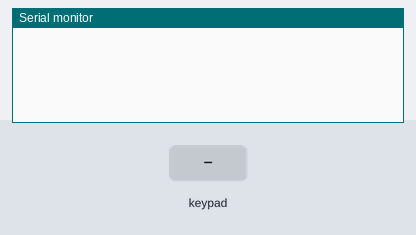
Bench run of a sketch on a simulated Arduino Mega 2560, built with avr-gcc and run on an emulated ATmega2560. Shown: the last lines printed to the serial monitor. Inputs (shaded band) come from the test bench.

Above: at 1.2 s.
1.3 s: key 'D' pressed
At 2.1 s:
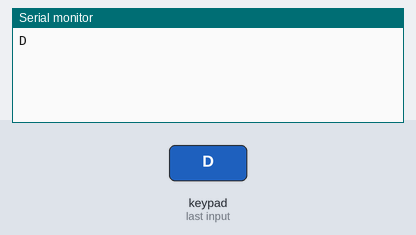
2.8 s: keypad keys 3 1 3 3 3 5 3 7 pressed 0.4 s apart
At 6.7 s:
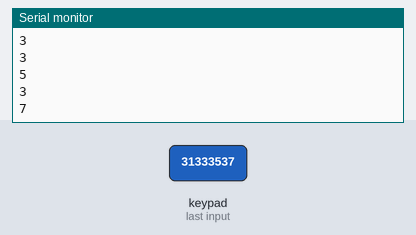
7.5 s: key 'C' pressed
At 8.1 s:
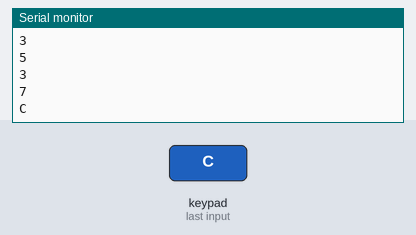
9.0 s: keypad keys 3 1 3 3 3 5 3 7 # pressed 0.4 s apart
At 12.8 s:
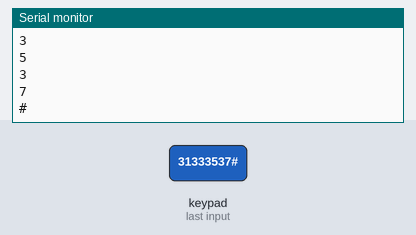
14.1 s: key 'B' pressed
At 15.3 s:
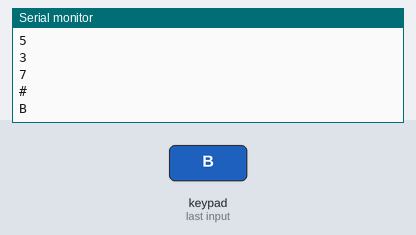
15.6 s: keypad keys 3 1 3 3 3 5 3 7 * pressed 0.4 s apart
At 20.1 s:
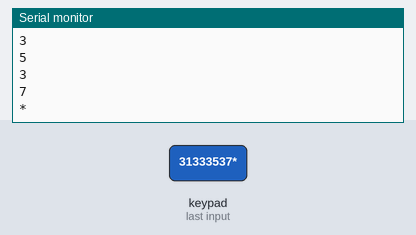
Timing chart, 0 to 21.6 s (numbered marks = the images above; inputs shaded):
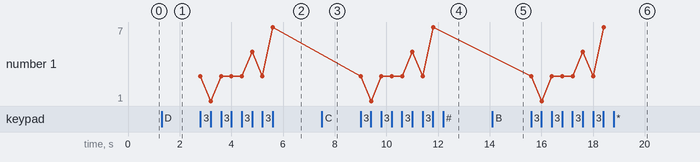

The sketch:

Arduino_HelloKeypad4x4.ino
```cpp
/* @file HelloKeypad.pde
|| @version 1.0
|| @author Alexander Brevig
|| @contact alexanderbrevig@gmail.com
||
|| @description
|| | Demonstrates the simplest use of the matrix Keypad library.
|| #
*/
#include <Keypad.h>

const byte ROWS = 4; //four rows
const byte COLS = 4; //three columns
char keys[ROWS][COLS] = {
  {'D','C','B','A'},
  {'#','9','6','3'},
  {'0','8','5','2'},
  {'*','7','4','1'}
};
byte rowPins[ROWS] = {31, 33, 35, 37}; //connect to the row pinouts of the keypad
byte colPins[COLS] = {39, 41, 43,45}; //connect to the column pinouts of the keypad

Keypad keypad = Keypad( makeKeymap(keys), rowPins, colPins, ROWS, COLS );

void setup(){
  Serial.begin(9600);
}

void loop(){
  char key = keypad.getKey();

  if (key){
    Serial.println(key);
  }
}
```

Measured:
- after the input at 1.3 s, the serial monitor: prints a new line at once (image 1)
- after the input at 2.8 s, the serial monitor: prints a new line at once (image 2)
- after the input at 7.5 s, the serial monitor: prints a new line at once (image 3)
- after the input at 9.0 s, the serial monitor: prints a new line at once (image 4)
- after the input at 14.1 s, the serial monitor: prints a new line at once (image 5)
- after the input at 15.6 s, the serial monitor: prints a new line at once (image 6)
